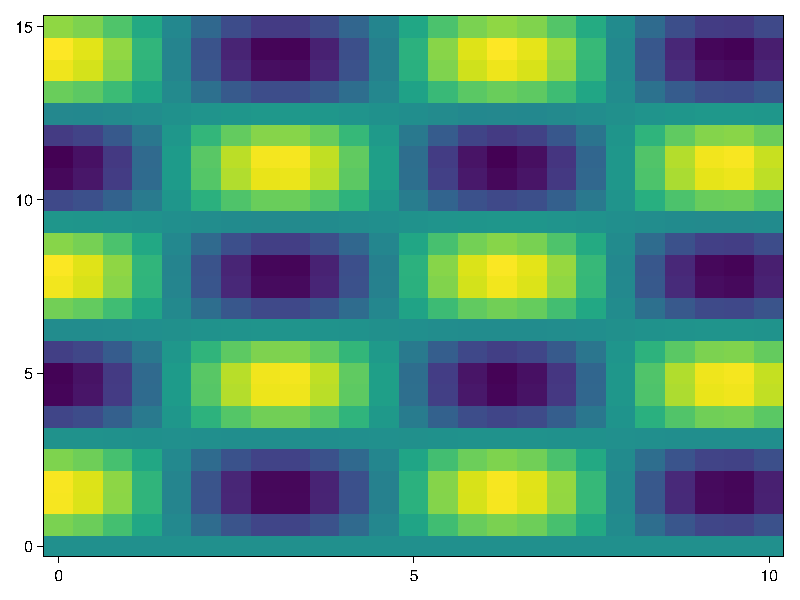

Reproduce this figure in Julia.
using TaichiMakie

xs = range(0, 10, length = 25)
ys = range(0, 15, length = 25)
zs = [cos(x) * sin(y) for x in xs, y in ys]

save(joinpath(@__DIR__, "heatmap.png"), heatmap(xs, ys, zs))
